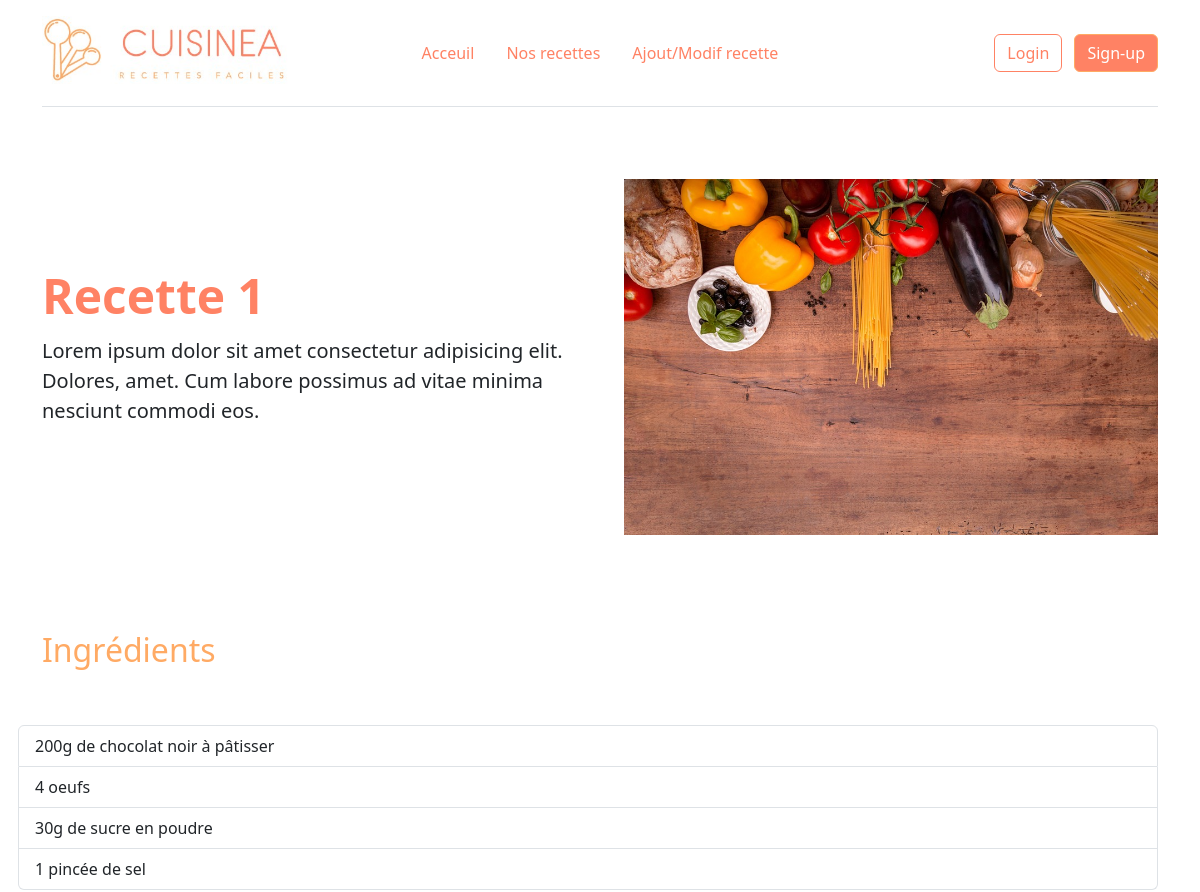
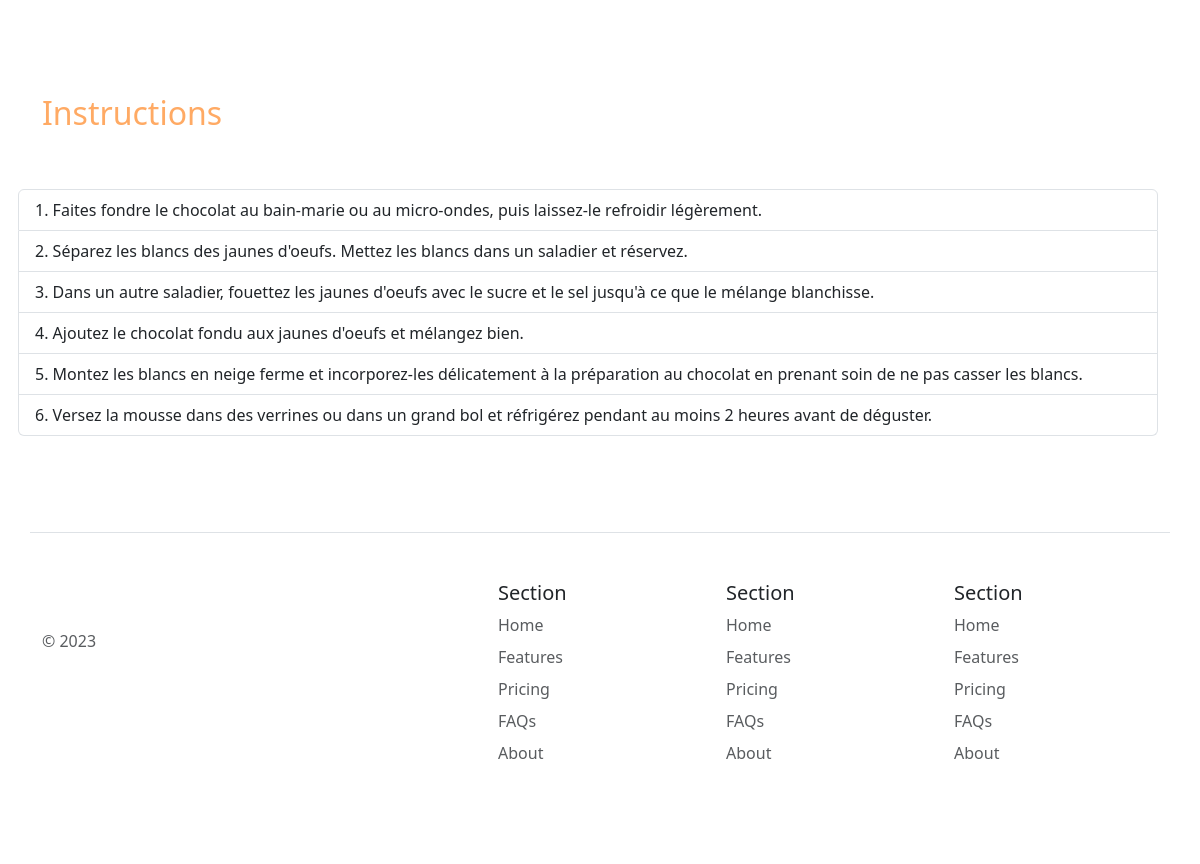
Page /recette.php?id=1 on the committed database (2 pictures, top to bottom).
### tables this page shows
CREATE TABLE IF NOT EXISTS `recipes` (
  `id` int(11) NOT NULL AUTO_INCREMENT,
  `category_id` int(11) NOT NULL,
  `title` varchar(255) NOT NULL,
  `description` text NOT NULL,
  `ingredients` text NOT NULL,
  `instructions` text NOT NULL,
  `image` varchar(255) DEFAULT NULL,
  PRIMARY KEY (`id`),
  KEY `category_id` (`category_id`)
);

### lib/config.php (called while the page is built, shortened)
<?php
$mainMenu = [
  'index.php' => 'Acceuil',
  'recettes.php' => 'Nos recettes',
  'ajout_modification_recette.php' => 'Ajout/Modif recette'
];

### lib/recipe.php (called while the page is built, shortened)
<?php
function getRecipeById(PDO $pdo, int $id)
{
  $query = $pdo->prepare("SELECT * FROM recipes WHERE id =:id");
  $query->bindParam(':id', $id, PDO::PARAM_INT);
  $query->execute();
  return $query->fetch();
}
function getRecipeImage(string|null $image)
{
  if ($image === null) {
    return _ASSETS_IMG_PATH_ . 'recipe_default.jpg';
  } else {
    return _RECIPES_IMG_PATH_ . $image;
  }
}

### lib/tools.php (called while the page is built, shortened)
<?php
function linesToArray(string $string)
{
  return explode(PHP_EOL, $string);
}

### recette.php (the view)
<?php
require_once('template/header.php');
require_once('lib/tools.php');
require_once('lib/recipe.php');
$id = (int)$_GET['id'];
$recipe = getRecipeById($pdo, $id);
if ($recipe) {
  $ingredients = linesToArray($recipe['ingredients']);
  $instructions = linesToArray($recipe['instructions']);
?>
  <div class="row flex-lg-row-reverse align-items-center g-5 py-5">
    <div class="col-10 col-sm-8 col-lg-6">
      <img src="<?= getRecipeImage($recipe['image']); ?>" class="d-block mx-lg-auto img-fluid" alt="<?= $recipe['title']; ?>" width="700" height="500" loading="lazy">
    </div>
    <div class="col-lg-6">
      <h1 class="display-5 fw-bold lh-1 mb-3"><?= $recipe['title']; ?></h1>
      <p class="lead"><?= $recipe['description']; ?></p>
    </div>
  </div>
  <div class="row flex-lg-row-reverse align-items-center g-5 py-5">
    <h2>Ingrédients</h2>
    <ul class="list-group">
      <?php foreach ($ingredients as $key => $ingredient) { ?>
        <li class="list-group-item"><?= $ingredient; ?></li>
      <?php } ?>
    </ul>
  </div>
  <div class="row flex-lg-row-reverse align-items-center g-5 py-5">
    <h2>Instructions</h2>
    <ol class="list-group list-group-numbered">
      <?php foreach ($instructions as $key => $instruction) { ?>
        <li class="list-group-item "><?= $instruction; ?></li>
      <?php } ?>
    </ol>
  </div>
<?php } else {
?>
  <h1>Recette introuvable</h1>
  <div class="row text-center">
  </div>
<?php }
?>
<?php
require_once('template/footer.php');
?>

### template/header.php (shortened to what this page needs)
<?php
require_once('lib/config.php');
$currentPage = basename($_SERVER['SCRIPT_NAME']);
?>
<!DOCTYPE html>
<html lang="en">
<head>
  <link href="https://cdn.jsdelivr.net/npm/bootstrap@5.3.0-alpha1/dist/css/bootstrap.min.css" rel="stylesheet">
  <link rel="stylesheet" href="assets/css/override-bootstrap.css">
  <link rel="stylesheet" href="assets/css/style.css">
<body>
  <div class="container">
    <header class="d-flex flex-wrap align-items-center justify-content-center justify-content-md-between py-3 mb-4 border-bottom">
      <div class="col-md-3 mb-2 mb-md-0">
        <a href="index.php" class="d-inline-flex link-body-emphasis text-decoration-none">
          <img src="assets/images/logo-cuisinea-horizontal.jpg" alt="Logo Cuisinea" width="250">
        </a>
      </div>
      <ul class="nav col-12 col-md-auto mb-2 justify-content-center mb-md-0 nav nav-pills">
        <?php foreach ($mainMenu as $key => $value) { ?>
          <li class="nav-item"><a href="<?= $key ?>" class="nav-link
           <?php if ($currentPage === $key) {
              echo 'active';
            } ?>"><?= $value; ?></a></li>
        <?php } ?>
      </ul>
      <div class="col-md-3 text-end">
        <button type="button" class="btn btn-outline-primary me-2">Login</button>
        <button type="button" class="btn btn-primary">Sign-up</button>
      </div>
    </header>

### template/footer.php
<footer class="row row-cols-1 row-cols-sm-2 row-cols-md-5 py-5 my-5 border-top">
  <div class="col mb-3">
    <a href="/" class="d-flex align-items-center mb-3 link-body-emphasis text-decoration-none">
      <svg class="bi me-2" width="40" height="32">
        <use xlink:href="#bootstrap"></use>
      </svg>
    </a>
    <p class="text-body-secondary">© 2023</p>
  </div>
  <div class="col mb-3">
  </div>
  <div class="col mb-3">
    <h5>Section</h5>
    <ul class="nav flex-column">
      <li class="nav-item mb-2"><a href="#" class="nav-link p-0 text-body-secondary">Home</a></li>
      <li class="nav-item mb-2"><a href="#" class="nav-link p-0 text-body-secondary">Features</a></li>
      <li class="nav-item mb-2"><a href="#" class="nav-link p-0 text-body-secondary">Pricing</a></li>
      <li class="nav-item mb-2"><a href="#" class="nav-link p-0 text-body-secondary">FAQs</a></li>
      <li class="nav-item mb-2"><a href="#" class="nav-link p-0 text-body-secondary">About</a></li>
    </ul>
  </div>
  <div class="col mb-3">
    <h5>Section</h5>
    <ul class="nav flex-column">
      <li class="nav-item mb-2"><a href="#" class="nav-link p-0 text-body-secondary">Home</a></li>
      <li class="nav-item mb-2"><a href="#" class="nav-link p-0 text-body-secondary">Features</a></li>
      <li class="nav-item mb-2"><a href="#" class="nav-link p-0 text-body-secondary">Pricing</a></li>
      <li class="nav-item mb-2"><a href="#" class="nav-link p-0 text-body-secondary">FAQs</a></li>
      <li class="nav-item mb-2"><a href="#" class="nav-link p-0 text-body-secondary">About</a></li>
    </ul>
  </div>
  <div class="col mb-3">
    <h5>Section</h5>
    <ul class="nav flex-column">
      <li class="nav-item mb-2"><a href="#" class="nav-link p-0 text-body-secondary">Home</a></li>
      <li class="nav-item mb-2"><a href="#" class="nav-link p-0 text-body-secondary">Features</a></li>
      <li class="nav-item mb-2"><a href="#" class="nav-link p-0 text-body-secondary">Pricing</a></li>
      <li class="nav-item mb-2"><a href="#" class="nav-link p-0 text-body-secondary">FAQs</a></li>
      <li class="nav-item mb-2"><a href="#" class="nav-link p-0 text-body-secondary">About</a></li>
    </ul>
  </div>
</footer>
</body>
</html>

### rows in the picture
recipes: title "Recette 1", description "Lorem ipsum dolor sit amet consectetur adipisicing elit. Dolores, amet. Cum labore possimus ad vitae minima nesciunt commodi eos.", ingredients "200g de chocolat noir à pâtisser", ingredients "4 oeufs", ingredients "30g de sucre en poudre", ingredients "1 pincée de sel", instructions "Faites fondre le chocolat au bain-marie ou au micro-ondes, puis laissez-le refroidir légèrement.", instructions "Séparez les blancs des jaunes d'oeufs. Mettez les blancs dans un saladier et réservez.", instructions "Dans un autre saladier, fouettez les jaunes d'oeufs avec le sucre et le sel jusqu'à ce que le mélange blanchisse.", instructions "Ajoutez le chocolat fondu aux jaunes d'oeufs et mélangez bien.", instructions "Montez les blancs en neige ferme et incorporez-les délicatement à la préparation au chocolat en prenant soin de ne pas casser les blancs.", instructions "Versez la mousse dans des verrines ou dans un grand bol et réfrigérez pendant au moins 2 heures avant de déguster."

### other values in the picture
$value "Acceuil"
$value "Nos recettes"
$value "Ajout/Modif recette"
